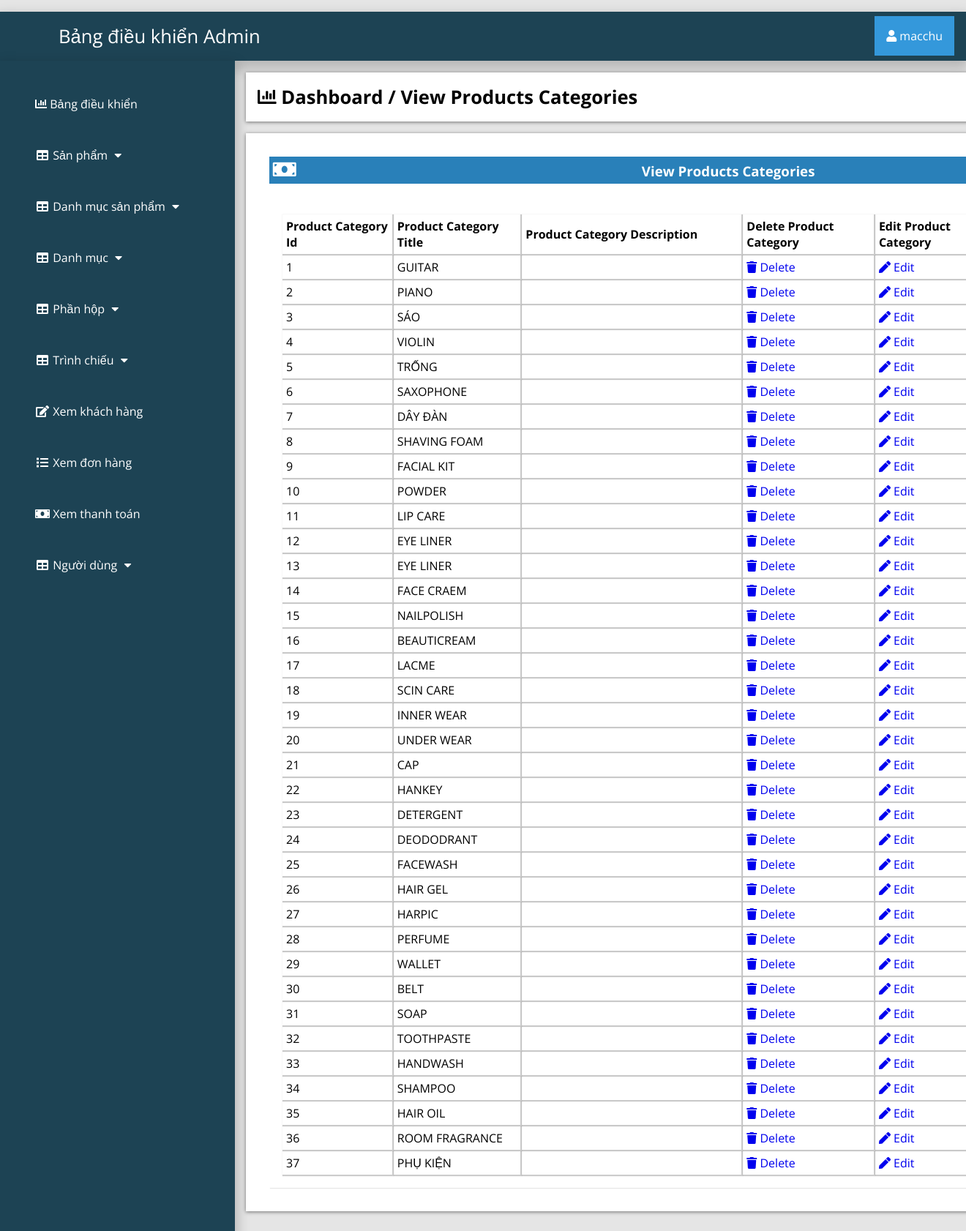
The page /admin_area/index.php?view_product_cat (signed in) on the database its author committed.
### tables this page shows
CREATE TABLE `product_category` (
  `p_cat_id` int(10) NOT NULL,
  `p_cat_title` text NOT NULL,
  `p_cat_desc` text NOT NULL,
  `p_cat_img` int(11) NOT NULL
);

### admin_area/view_p_cat.php (the view)
<?php
if (!isset($_SESSION['admin_email'])){
  echo "<script>window.open('login.php','_self')</script>";
  }else{
?>
<div class="row">
	<div class="col-lg-12">
		<div class="breadcrump">
			<li class="active">
				<i class="fa fa-bar-chart"></i>
				Dashboard / View Products Categories
			</li>
		</div>
	</div>
</div>
<div class="row">
	<div class="col-lg-12">
		<div class="panel panel-default">
			<div class="panel-heading">
				<h3 class="panel-title">
					<i class="fa fa-money fa-fw"></i>
					View Products Categories
				</h3>
			</div>
			<div class="panel-body">
				<div class="table-responsive">
					<div class="form-group">
						<table class="table table-bordered table-hover table-striped">
							<thead>
								<tr>
									<th>Product Category Id</th>
									<th>Product Category Title</th>
									<th>Product Category Description</th>
									<th>Delete Product Category</th>
									<th>Edit Product Category</th>
								</tr>
							</thead>
							<tbody>
								<?php
								$i=0;
								$get_p_cats="select * from product_category";
								$run_p_cats=mysqli_query($con,$get_p_cats);
								while ($row_p_cats=mysqli_fetch_array($run_p_cats)) {
									$p_cat_id=$row_p_cats['p_cat_id'];
									$p_cat_title=$row_p_cats['p_cat_title'];
									$p_cat_desc=$row_p_cats['p_cat_desc'];
									$i++;
								  ?>
                                <tr>
                                	<td><?php echo $i; ?></td>
                                	<td><?php echo $p_cat_title; ?></td>
                                	<td width="300"><?php echo $p_cat_desc; ?></td>
                                	<td>
                                		<a href="index.php?delete_p_cat=<?php echo $p_cat_id; ?>">
                                			<i class="fa fa-trash"></i> Delete
                                		</a>
                                	</td>
                                      <td>
                                      	<a href="index.php?edit_p_cat=<?php echo $p_cat_id; ?>">
                                      		<i class="fa fa-pen"></i> Edit
                                      	</a>
                                      </td>
                                </tr>
                                 <?php } ?>
							</tbody>
						</table>
						</div>
					</div>
				</div>
				</div>
				</div>
<?php } ?>

### admin_area/includes/sidebar.php (shortened to what this page needs)
<?php
if (!isset($_SESSION['admin_email'])) {
  echo "<script>window.open('login.php','_self')</script>";
  } else {
?>
<nav class="navbar navbar-inverse navbar-fixed-top">
	<div class="navbar-header">
		<a href="index.php?dashboard" class="navbar-brand"><span>Bảng điều khiển Admin</span></a>
	</div>
		<div class="dropdown">
		 <button onclick="myFunction()" class="dropbtn"><i class="fa fa-user"></i> <?php echo $admin_name; ?></a></button>
		</div>
	<div class="collapse navbar-collapse navbar-ex1-collapse">
	<ul class="nav navbar-nav side-nav">
  <li>
    <a href="index.php?dashboard"><i class="fa fa-bar-chart"></i> Bảng điều khiển</a>
  </li>
  <li class="button-dropdown" id="#products">
    <a href="#" class="dropdown-toggle" data-toggle="collapse" data-target="#products"><i class="fa fa-fw fa-table"></i> Sản phẩm <i class="fa fa-fw fa-caret-down"></i></a>
  </li>
  <li class="button-dropdown" id="#products_cat">
    <a href="#" class="dropdown-toggle" data-toggle="collapse" data-target="#products_cat"><i class="fa fa-fw fa-table"></i> Danh mục sản phẩm <i class="fa fa-fw fa-caret-down"></i></a>
  </li>
  <li class="button-dropdown" id="#category">
    <a href="#" class="dropdown-toggle" data-toggle="collapse" data-target="#category"><i class="fa fa-fw fa-table"></i> Danh mục <i class="fa fa-fw fa-caret-down"></i></a>
  </li>
<li class="button-dropdown" >
  <a href="#" class="dropdown-toggle" data-toggle="collapse" data-target="#boxes">
    <i class="fa fa-fw fa-table"></i> Phần hộp <i class="fa fa-fw fa-caret-down"></i>
  </a>
</li>
  <li class="button-dropdown">
    <a href="#" class="dropdown-toggle" data-toggle="collapse" data-target="#slider"><i class="fa fa-fw fa-table"></i> Trình chiếu <i class="fa fa-fw fa-caret-down"></i></a>
  </li>
  <li>
  	<a href="index.php?view_customer">
  		<i class="fa fa-fw fa-edit"></i> Xem khách hàng
  	</a>
  </li>
  <li>
  	<a href="index.php?view_order">
  		<i class="fa fa-fw fa-list"></i> Xem đơn hàng
  	</a>
  </li>
  <li>
  	<a href="index.php?view_payments">
  		<i class="fa fa-fw fa-money"></i> Xem thanh toán
  	</a>
  </li>
  <li class="button-dropdown">
    <a href="#" class="dropdown-toggle" data-toggle="collapse" data-target="#users"><i class="fa fa-fw fa-table"></i> Người dùng <i class="fa fa-fw fa-caret-down"></i></a>
  </li>
</ul>
</div>
</nav>
<?php } ?>

### admin_area/css/style.css (style rules this page uses)
:root { --blue:#2980b9; }
body { margin-top: ; }
* { font-family: 'Open Sans', sans-serif; margin:0; padding:0; box-sizing: border-box; text-decoration: none; transition: all .2s cubic-bezier(.37,1.14,.26,1.24); }
html { background-color: rgba(0,0,0,.1); }
.navbar-fixed-top { background:#1d4354; padding: 1rem; margin-top: 1rem; box-shadow: 0px 8px 16px 4px rgba(0,0,0,0.2); margin-left: ; margin-right: ; }
.navbar-fixed-top a span { margin-left: 4rem; }
.navbar-fixed-top .navbar-brand { font-size: 1.6rem; color: #ffffff; }
.dropbtn { background-color: #3498DB; color: white; padding: 16px; font-size: 16px; border: none; cursor: pointer; }
.dropdown { position: relative; display: inline-block; float: right; margin-top: -2.8rem; }
.nav { position: absolute; top: 51px; margin-top: 32px; width: auto; height: 110%; border-radius: 0; display: block; background-color: #1d4354; bottom: 0; overflow: hidden; padding-bottom: 40px; box-shadow: 0px 8px 16px 4px rgba(0,0,0,0.2); margin-left: -1rem; }
.nav>li>a { width: 225px; display: block; color: #ffffff; margin: 3rem; }
.row { width: 81.2%; background-color: #ffffff; margin: auto; margin-left: 21rem; margin-top: 1rem; padding: 1rem; display: ; }
.panel { text-align: left; box-shadow: 1px 1px 1px 0px rgba(0.1,0.1,0.1,0.1); margin: 1rem; background-color: #ffffff; padding: rem; }
.panel-heading .panel-title { background-color: #2980b9; color: #ffffff; padding: .3rem; }
.table-responsive .table-striped th { padding: 5px; box-shadow: 1px 1px 1px 1px rgba(0.1,0.1,0.1,0.2); }
.table-responsive .table-striped tbody td { box-shadow: 1px 1px 1px 1px rgba(0.1,0.1,0.1,0.2); padding:5px; }
.breadcrump .active { font-weight: bold; font-size: 1.6rem; }
.row { list-style: none; box-shadow: 0 1px 5px rgba(0, 0, 0, 0.5); }
.row .fa-money { font-size: 1.6rem; width: 50%; text-align: left; }
.form-group { margin-top: 1.5rem; }
.panel-body { display: flex; align-items: center; justify-content: left; padding: 1rem; flex-wrap: wrap; }

### rows shown on the page
product_category: p_cat_title "GUITAR"
product_category: p_cat_title "PIANO"
product_category: p_cat_title "SÁO"
product_category: p_cat_title "VIOLIN"
product_category: p_cat_title "TRỐNG"
product_category: p_cat_title "SAXOPHONE"
product_category: p_cat_title "DÂY ĐÀN"
product_category: p_cat_title "SHAVING FOAM"
product_category: p_cat_title "FACIAL KIT"
product_category: p_cat_title "POWDER"
product_category: p_cat_title "LIP CARE"
product_category: p_cat_title "EYE LINER"
product_category: p_cat_title "EYE LINER"
product_category: p_cat_title "FACE CRAEM"
product_category: p_cat_title "NAILPOLISH"
product_category: p_cat_title "BEAUTICREAM"
product_category: p_cat_title "LACME"
product_category: p_cat_title "SCIN CARE"
product_category: p_cat_title "INNER WEAR"
product_category: p_cat_title "UNDER WEAR"
product_category: p_cat_title "CAP"
product_category: p_cat_title "HANKEY"
product_category: p_cat_title "DETERGENT"
product_category: p_cat_title "DEODODRANT"
product_category: p_cat_title "FACEWASH"
product_category: p_cat_title "HAIR GEL"
product_category: p_cat_title "HARPIC"
product_category: p_cat_title "PERFUME"
product_category: p_cat_title "WALLET"
product_category: p_cat_title "BELT"
product_category: p_cat_title "SOAP"
product_category: p_cat_title "TOOTHPASTE"
product_category: p_cat_title "HANDWASH"
product_category: p_cat_title "SHAMPOO"
product_category: p_cat_title "HAIR OIL"
product_category: p_cat_title "ROOM FRAGRANCE"
product_category: p_cat_title "PHỤ KIỆN"

### other values the page prints
$admin_name "macchu"
